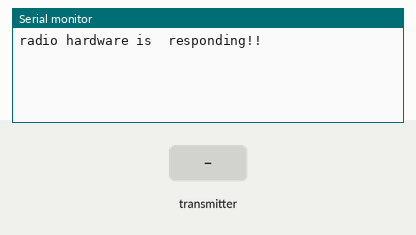
Simulated run of this sketch. Board: Arduino Uno, built with avr-gcc and run on an emulated ATmega328P. On the bench: the last lines printed to the serial monitor. Inputs (shaded band) come from the test bench. No radio packets arrive unless stated.

Above: at 1.2 s.
1.3 s: the transmitter starts sending temperature = 0
At 1.49 s:
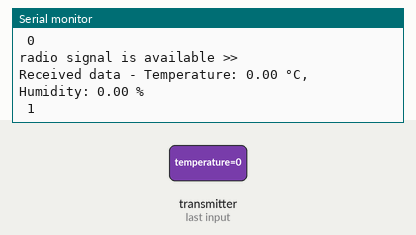
2.8 s: the transmitter starts sending humidity = 100
At 3.62 s:
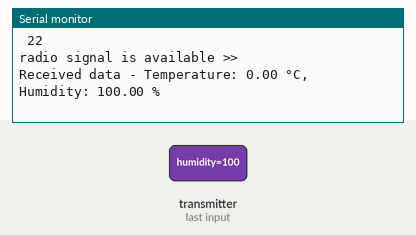
5.8 s: the transmitter starts sending temperature = 25
At 6.39 s:
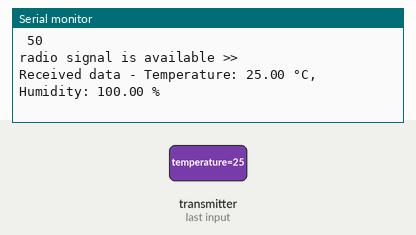
8.8 s: the transmitter starts sending humidity = 0
At 10.55 s:
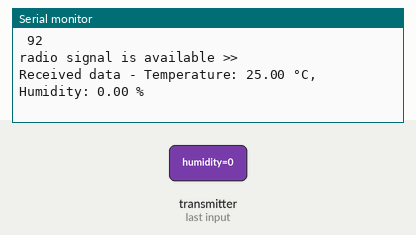
11.8 s: the transmitter starts sending temperature = 100
14.8 s: the transmitter starts sending humidity = 25
At 16.13 s:
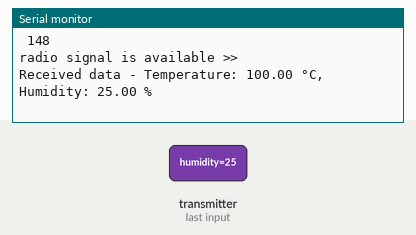
Timing chart, 0 to 17.8 s (numbered marks = the images above; inputs shaded):
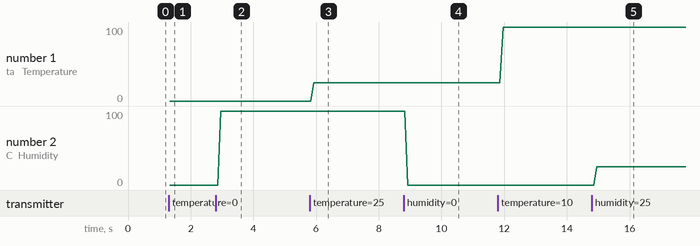

The sketch:

arduino_uno_rx_nrf.ino
```cpp
/*
* Arduino Wireless Communication Tutorial
*       Example 1 - Receiver Code
*
* by Dejan Nedelkovski, www.HowToMechatronics.com
*
* Library: TMRh20/RF24, https://github.com/tmrh20/RF24/
*
* arduino rx
*/

#include <SPI.h>
#include <nRF24L01.h>
#include <RF24.h>

RF24 radio(7, 8); // CE, CSN

const byte address[6] = "00001";
int count =0;

// Struct to hold received sensor data
struct SensorData {
  float temperature;
  float humidity;
};


void setup() {
  Serial.begin(9600);
  radio.begin();

/////////////////////////////////////////////////////////////////////////////////////////
  while (!Serial) { // some boards need to wait to ensure access to serial over USB
  }
  // initialize the transceiver on the SPI bus
  if (!radio.begin()) {
    Serial.println(F("radio hardware is not responding!!"));
    while (1) {}  // hold in infinite loop
  }
  else Serial.println(F("radio hardware is  responding!!"));
/////////////////////////////////////////////////////////////////////////////////////////

  radio.openReadingPipe(0, address);
  radio.setPALevel(RF24_PA_MIN);
  radio.startListening();
}

void loop() {

  if (radio.available()) {
    Serial.println(F("radio signal is available >> "));

    /*

    receiving char
    -------------
      char text[32] = "";
      radio.read(&text, sizeof(text));
      Serial.print(text);

     receiving int
     ------------
        int data;
        radio.read(&data, sizeof(data));
        Serial.print(data);

    */

    SensorData receivedData;
    radio.read(&receivedData, sizeof(receivedData));
    Serial.print("Received data - Temperature: ");
    Serial.print(receivedData.temperature);
    Serial.print(" °C, Humidity: ");
    Serial.print(receivedData.humidity);
    Serial.println(" %");

    Serial.print(" ");
    Serial.println(count);
    count++;
  }
}
```

Measured:
- after the input at 1.3 s, the serial monitor: prints a new line at once (image 1)
- after the input at 2.8 s, the serial monitor: prints a new line after 0.17 s (image 2)
- after the input at 5.8 s, the serial monitor: prints a new line after 0.13 s (image 3)
- after the input at 8.8 s, the serial monitor: prints a new line after 0.13 s (image 4)
- after the input at 14.8 s, the serial monitor: prints a new line after 0.16 s (image 5)
- plotted number 2: 0 → 100 after the input at 2.8 s
